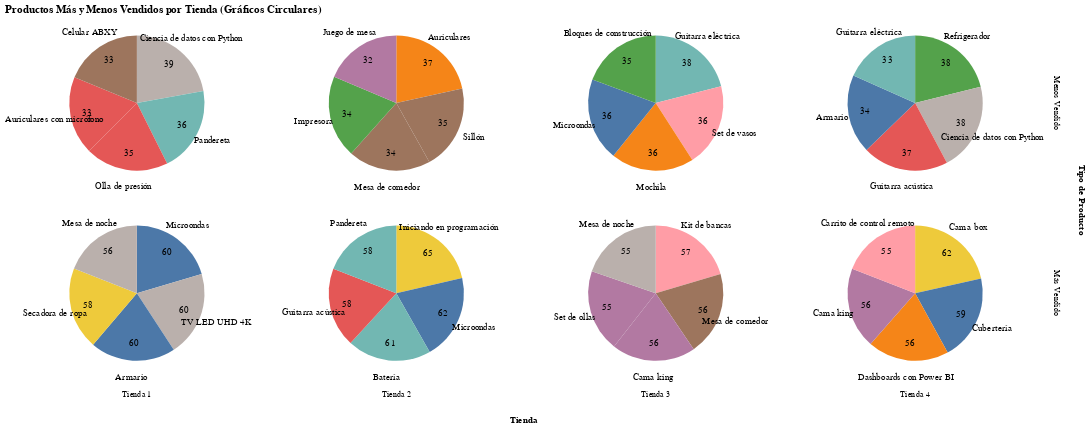

The notebook cell this image was saved under:
### Code cell
import pandas as pd
import altair as alt

# Crear DataFrames para los productos más y menos vendidos
data_top_bottom = {
    'Tienda': [],
    'Producto': [],
    'Cantidad': [],
    'Tipo': []
}

for tienda_name, top_products, bottom_products in [
    ('Tienda 1', top_5_vendidos1, bottom_5_vendidos1),
    ('Tienda 2', top_5_vendidos2, bottom_5_vendidos2),
    ('Tienda 3', top_5_vendidos3, bottom_5_vendidos3),
    ('Tienda 4', top_5_vendidos4, bottom_5_vendidos4)
]:
    for producto, count in top_products.items():
        data_top_bottom['Tienda'].append(tienda_name)
        data_top_bottom['Producto'].append(producto)
        data_top_bottom['Cantidad'].append(count)
        data_top_bottom['Tipo'].append('Más Vendido')

    for producto, count in bottom_products.items():
        data_top_bottom['Tienda'].append(tienda_name)
        data_top_bottom['Producto'].append(producto)
        data_top_bottom['Cantidad'].append(count)
        data_top_bottom['Tipo'].append('Menos Vendido')

df_top_bottom = pd.DataFrame(data_top_bottom)

# Crear gráficos circulares para los productos más y menos vendidos por tienda
base = alt.Chart(df_top_bottom).encode(
    theta=alt.Theta("Cantidad", stack=True)
).properties(
    width=200,
    height=200
)

pie = base.mark_arc(outerRadius=80).encode(
    color=alt.Color("Producto", legend=None), # Eliminar leyenda para el color
    order=alt.Order("Cantidad", sort="descending"),
    tooltip=["Producto", "Cantidad", alt.Tooltip("Cantidad", format=".1%")] # Formato de tooltip como porcentaje
)

text_quantity = base.mark_text(radius=60, fill="black").encode( # Texto dentro del arco
    text=alt.Text("Cantidad"),
    order=alt.Order("Cantidad", sort="descending")
)

text_product = base.mark_text(radius=100, fill="black").encode( # Texto fuera del arco
    text=alt.Text("Producto"),
    order=alt.Order("Cantidad", sort="descending")
)


chart_pie = (pie + text_quantity + text_product).facet(
    column=alt.Column('Tienda:N', header=alt.Header(title='Tienda', titleOrient="bottom", labelOrient="bottom")), # Título añadido a la faceta de columna
    row=alt.Row('Tipo:N', header=alt.Header(title='Tipo de Producto', titleOrient="right", labelOrient="right")) # Título añadido a la faceta de fila
).properties(
    title='Productos Más y Menos Vendidos por Tienda (Gráficos Circulares)'
)

chart_pie.display()

### Figure 1 — Vega-Lite specification as saved in the notebook (floating-point values rounded to 4 significant figures)
{"config": {"view": {"continuousWidth": 300, "continuousHeight": 300}}, "data": {"name": "data-ea60a9e68c6378df4626b39f3ef08f64"}, "facet": {"column": {"field": "Tienda", "header": {"labelOrient": "bottom", "title": "Tienda", "titleOrient": "bottom"}, "type": "nominal"}, "row": {"field": "Tipo", "header": {"labelOrient": "right", "title": "Tipo de Producto", "titleOrient": "right"}, "type": "nominal"}}, "spec": {"layer": [{"mark": {"type": "arc", "outerRadius": 80}, "encoding": {"color": {"field": "Producto", "legend": null, "type": "nominal"}, "order": {"field": "Cantidad", "sort": "descending", "type": "quantitative"}, "theta": {"field": "Cantidad", "stack": true, "type": "quantitative"}, "tooltip": [{"field": "Producto", "type": "nominal"}, {"field": "Cantidad", "type": "quantitative"}, {"field": "Cantidad", "format": ".1%", "type": "quantitative"}]}}, {"mark": {"type": "text", "fill": "black", "radius": 60}, "encoding": {"order": {"field": "Cantidad", "sort": "descending", "type": "quantitative"}, "text": {"field": "Cantidad", "type": "quantitative"}, "theta": {"field": "Cantidad", "stack": true, "type": "quantitative"}}}, {"mark": {"type": "text", "fill": "black", "radius": 100}, "encoding": {"order": {"field": "Cantidad", "sort": "descending", "type": "quantitative"}, "text": {"field": "Producto", "type": "nominal"}, "theta": {"field": "Cantidad", "stack": true, "type": "quantitative"}}}], "height": 200, "width": 200}, "title": "Productos Más y Menos Vendidos por Tienda (Gráficos Circulares)", "$schema": "https://vega.github.io/schema/vega-lite/v5.20.1.json", "datasets": {"data-ea60a9e68c6378df4626b39f3ef08f64": [{"Tienda": "Tienda 1", "Producto": "Microondas", "Cantidad": 60, "Tipo": "Más Vendido"}, {"Tienda": "Tienda 1", "Producto": "TV LED UHD 4K", "Cantidad": 60, "Tipo": "Más Vendido"}, {"Tienda": "Tienda 1", "Producto": "Armario", "Cantidad": 60, "Tipo": "Más Vendido"}, {"Tienda": "Tienda 1", "Producto": "Secadora de ropa", "Cantidad": 58, "Tipo": "Más Vendido"}, {"Tienda": "Tienda 1", "Producto": "Mesa de noche", "Cantidad": 56, "Tipo": "Más Vendido"}, {"Tienda": "Tienda 1", "Producto": "Ciencia de datos con Python", "Cantidad": 39, "Tipo": "Menos Vendido"}, {"Tienda": "Tienda 1", "Producto": "Pandereta", "Cantidad": 36, "Tipo": "Menos Vendido"}, {"Tienda": "Tienda 1", "Producto": "Olla de presión", "Cantidad": 35, "Tipo": "Menos Vendido"}, {"Tienda": "Tienda 1", "Producto": "Auriculares con micrófono", "Cantidad": 33, "Tipo": "Menos Vendido"}, {"Tienda": "Tienda 1", "Producto": "Celular ABXY", "Cantidad": 33, "Tipo": "Menos Vendido"}, {"Tienda": "Tienda 2", "Producto": "Iniciando en programación", "Cantidad": 65, "Tipo": "Más Vendido"}, {"Tienda": "Tienda 2", "Producto": "Microondas", "Cantidad": 62, "Tipo": "Más Vendido"}, {"Tienda": "Tienda 2", "Producto": "Batería", "Cantidad": 61, "Tipo": "Más Vendido"}, {"Tienda": "Tienda 2", "Producto": "Guitarra acústica", "Cantidad": 58, "Tipo": "Más Vendido"}, {"Tienda": "Tienda 2", "Producto": "Pandereta", "Cantidad": 58, "Tipo": "Más Vendido"}, {"Tienda": "Tienda 2", "Producto": "Auriculares", "Cantidad": 37, "Tipo": "Menos Vendido"}, {"Tienda": "Tienda 2", "Producto": "Sillón", "Cantidad": 35, "Tipo": "Menos Vendido"}, {"Tienda": "Tienda 2", "Producto": "Mesa de comedor", "Cantidad": 34, "Tipo": "Menos Vendido"}, {"Tienda": "Tienda 2", "Producto": "Impresora", "Cantidad": 34, "Tipo": "Menos Vendido"}, {"Tienda": "Tienda 2", "Producto": "Juego de mesa", "Cantidad": 32, "Tipo": "Menos Vendido"}, {"Tienda": "Tienda 3", "Producto": "Kit de bancas", "Cantidad": 57, "Tipo": "Más Vendido"}, {"Tienda": "Tienda 3", "Producto": "Mesa de comedor", "Cantidad": 56, "Tipo": "Más Vendido"}, {"Tienda": "Tienda 3", "Producto": "Cama king", "Cantidad": 56, "Tipo": "Más Vendido"}, {"Tienda": "Tienda 3", "Producto": "Set de ollas", "Cantidad": 55, "Tipo": "Más Vendido"}, {"Tienda": "Tienda 3", "Producto": "Mesa de noche", "Cantidad": 55, "Tipo": "Más Vendido"}, {"Tienda": "Tienda 3", "Producto": "Guitarra eléctrica", "Cantidad": 38, "Tipo": "Menos Vendido"}, {"Tienda": "Tienda 3", "Producto": "Set de vasos", "Cantidad": 36, "Tipo": "Menos Vendido"}, {"Tienda": "Tienda 3", "Producto": "Mochila", "Cantidad": 36, "Tipo": "Menos Vendido"}, {"Tienda": "Tienda 3", "Producto": "Microondas", "Cantidad": 36, "Tipo": "Menos Vendido"}, {"Tienda": "Tienda 3", "Producto": "Bloques de construcción", "Cantidad": 35, "Tipo": "Menos Vendido"}, {"Tienda": "Tienda 4", "Producto": "Cama box", "Cantidad": 62, "Tipo": "Más Vendido"}, {"Tienda": "Tienda 4", "Producto": "Cubertería", "Cantidad": 59, "Tipo": "Más Vendido"}, {"Tienda": "Tienda 4", "Producto": "Dashboards con Power BI", "Cantidad": 56, "Tipo": "Más Vendido"}, {"Tienda": "Tienda 4", "Producto": "Cama king", "Cantidad": 56, "Tipo": "Más Vendido"}, {"Tienda": "Tienda 4", "Producto": "Carrito de control remoto", "Cantidad": 55, "Tipo": "Más Vendido"}, {"Tienda": "Tienda 4", "Producto": "Refrigerador", "Cantidad": 38, "Tipo": "Menos Vendido"}, {"Tienda": "Tienda 4", "Producto": "Ciencia de datos con Python", "Cantidad": 38, "Tipo": "Menos Vendido"}, {"Tienda": "Tienda 4", "Producto": "Guitarra acústica", "Cantidad": 37, "Tipo": "Menos Vendido"}, {"Tienda": "Tienda 4", "Producto": "Armario", "Cantidad": 34, "Tipo": "Menos Vendido"}, {"Tienda": "Tienda 4", "Producto": "Guitarra eléctrica", "Cantidad": 33, "Tipo": "Menos Vendido"}]}}
